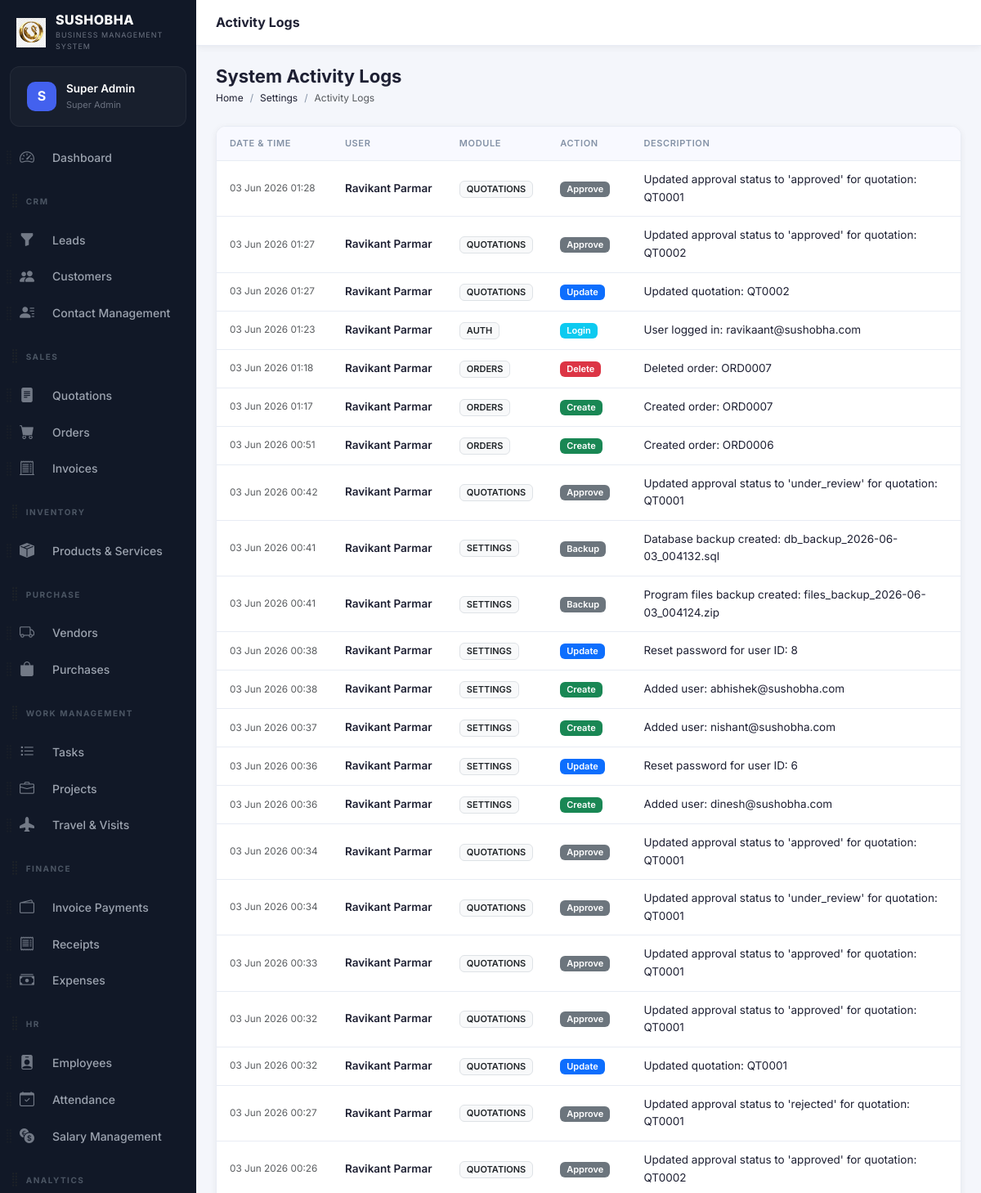
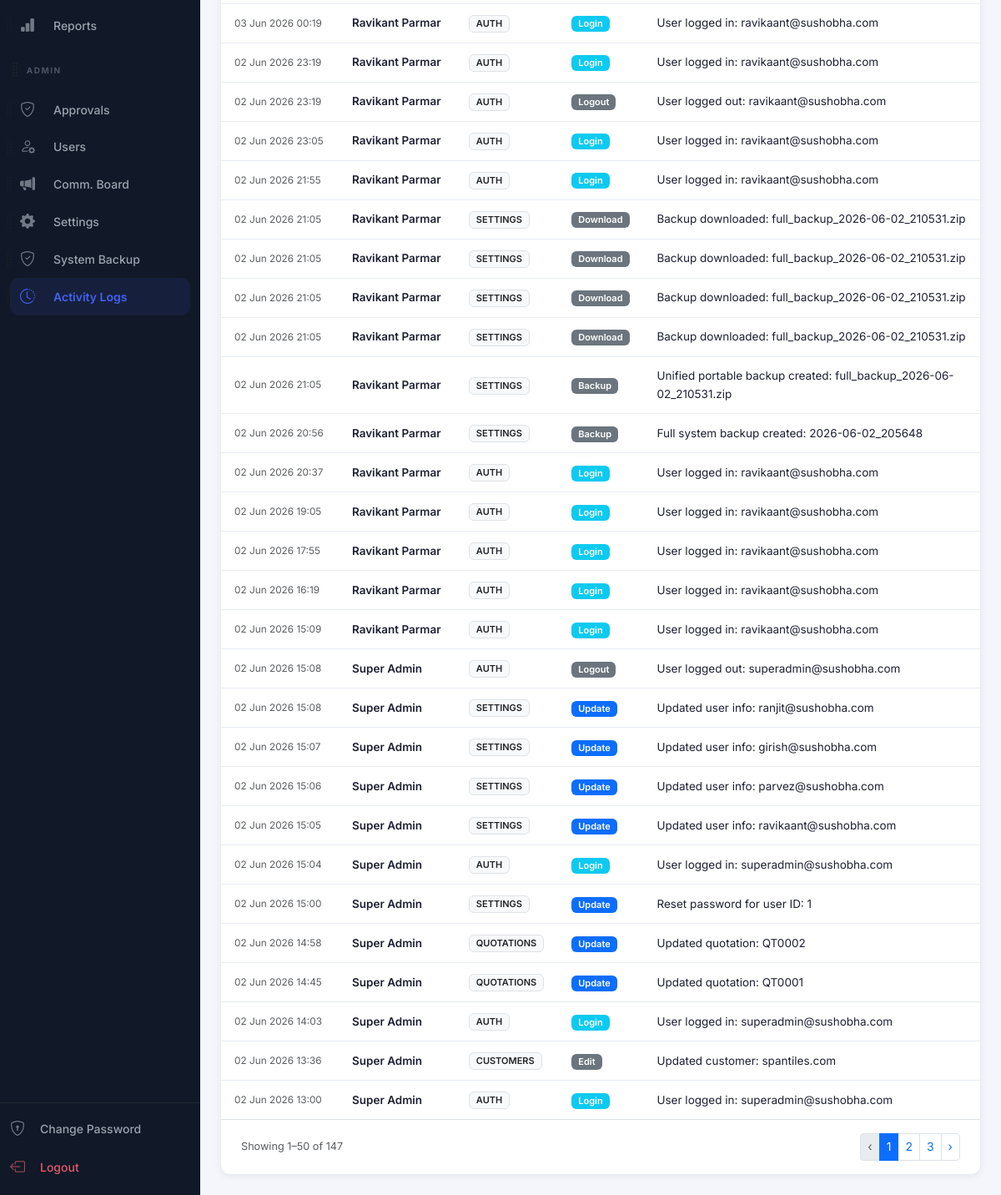
Before: /modules/settings/activity-logs.php (signed in) with the older database file (2 pictures, top to bottom).
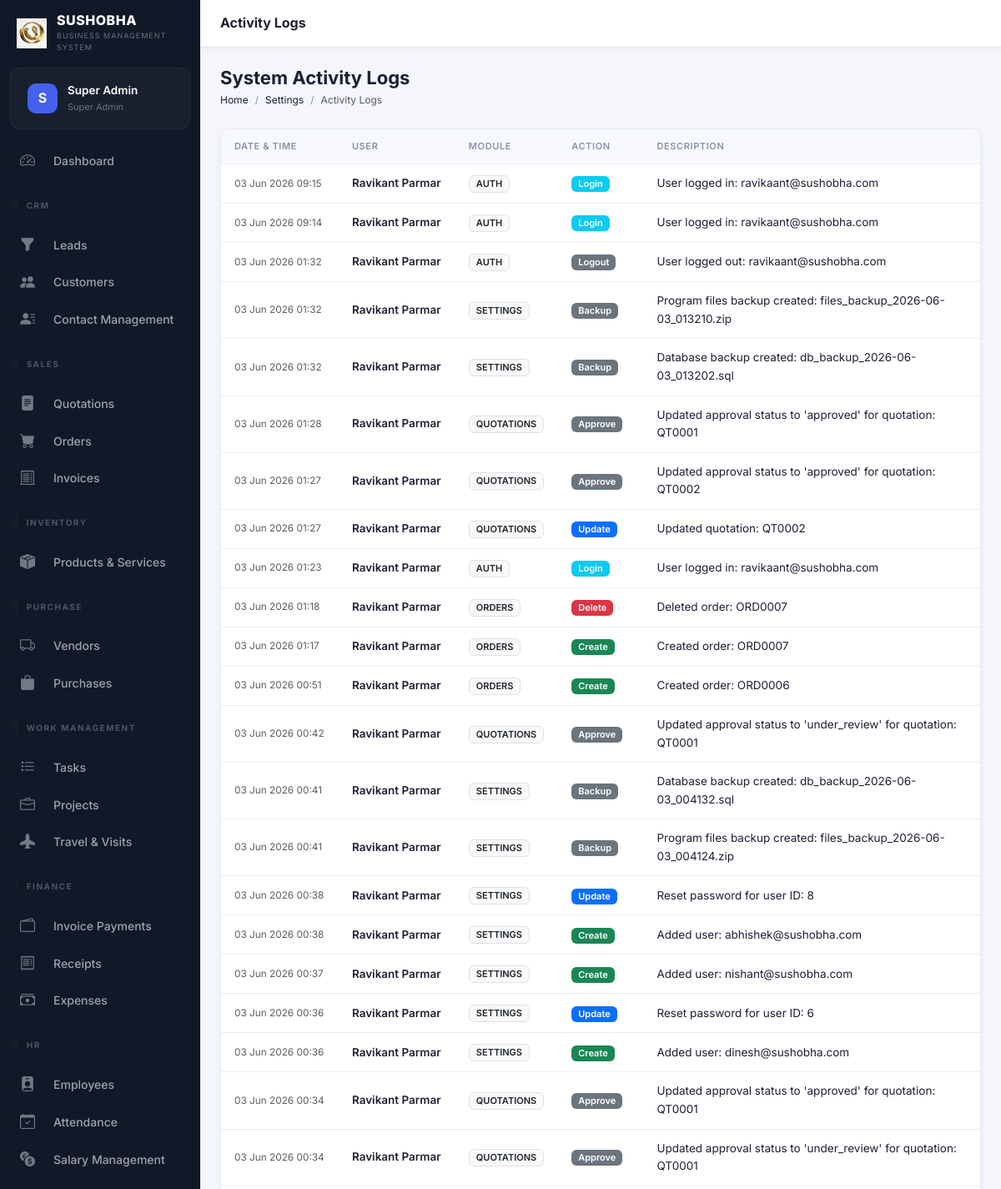
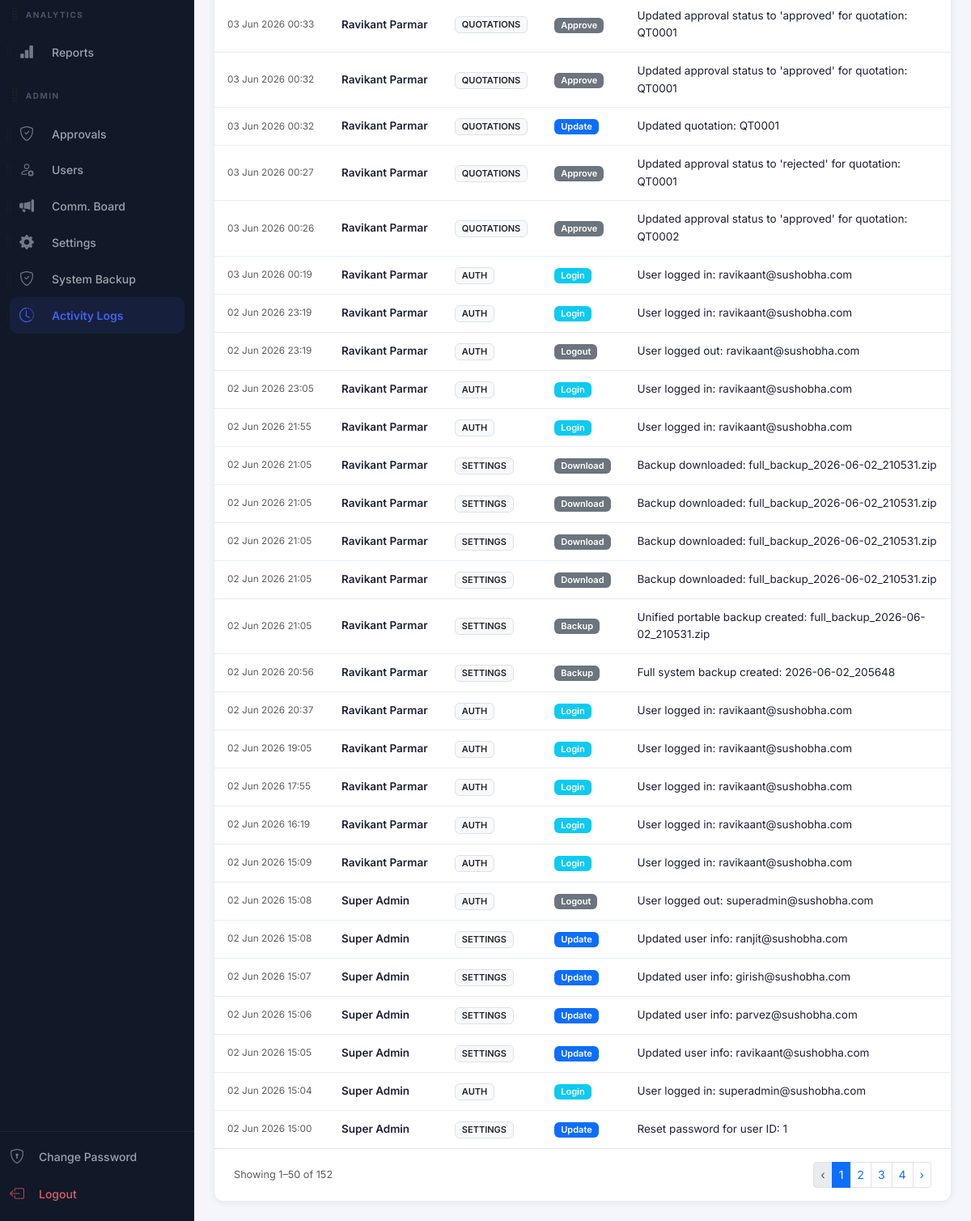
After: the same page with the newer database file (2 pictures, top to bottom).
### tables this page shows
CREATE TABLE `users` (
  `id` int(10) unsigned NOT NULL AUTO_INCREMENT,
  `role_id` int(10) unsigned NOT NULL DEFAULT 5,
  `name` varchar(100) NOT NULL,
  `email` varchar(150) NOT NULL,
  `password` varchar(255) NOT NULL,
  `phone` varchar(20) DEFAULT NULL,
  `avatar` varchar(255) DEFAULT NULL,
  `is_active` tinyint(1) NOT NULL DEFAULT 1,
  `remember_token` varchar(100) DEFAULT NULL,
  `reset_token` varchar(100) DEFAULT NULL,
  `reset_token_expires` datetime DEFAULT NULL,
  `last_login` datetime DEFAULT NULL,
  `login_attempts` int(11) DEFAULT 0,
  `locked_until` datetime DEFAULT NULL,
  `created_at` timestamp NOT NULL DEFAULT current_timestamp(),
  `updated_at` timestamp NOT NULL DEFAULT current_timestamp() ON UPDATE current_timestamp(),
  `access_rights` text DEFAULT NULL,
  PRIMARY KEY (`id`),
  UNIQUE KEY `email` (`email`),
  KEY `role_id` (`role_id`),
  CONSTRAINT `users_ibfk_1` FOREIGN KEY (`role_id`) REFERENCES `roles` (`id`)
);

CREATE TABLE `roles` (
  `id` int(10) unsigned NOT NULL AUTO_INCREMENT,
  `name` varchar(50) NOT NULL,
  `slug` varchar(50) NOT NULL,
  `permissions` longtext DEFAULT NULL CHECK (json_valid(`permissions`)),
  `created_at` timestamp NOT NULL DEFAULT current_timestamp(),
  PRIMARY KEY (`id`),
  UNIQUE KEY `name` (`name`),
  UNIQUE KEY `slug` (`slug`)
);

CREATE TABLE `activity_logs` (
  `id` int(10) unsigned NOT NULL AUTO_INCREMENT,
  `user_id` int(10) unsigned DEFAULT NULL,
  `module` varchar(50) DEFAULT NULL,
  `action` varchar(50) DEFAULT NULL,
  `description` text DEFAULT NULL,
  `record_id` int(10) unsigned DEFAULT NULL,
  `ip_address` varchar(45) DEFAULT NULL,
  `user_agent` varchar(255) DEFAULT NULL,
  `created_at` timestamp NOT NULL DEFAULT current_timestamp(),
  PRIMARY KEY (`id`),
  KEY `user_id` (`user_id`),
  KEY `idx_log_module` (`module`),
  KEY `idx_log_created` (`created_at`),
  CONSTRAINT `activity_logs_ibfk_1` FOREIGN KEY (`user_id`) REFERENCES `users` (`id`) ON DELETE SET NULL
);

### config/db.php (called while the page is built, shortened)
<?php
class Database {
    private static ?PDO $instance = null;
    public static function getInstance(): PDO {
        if (self::$instance === null) {
            $host   = 'localhost';
            $dbname = 'sushobha_crm';
            $user   = 'root';
            $pass   = '';
            $charset = 'utf8mb4';
            $dsn = "mysql:host={$host};dbname={$dbname};charset={$charset}";
            $options = [
                PDO::ATTR_ERRMODE            => PDO::ERRMODE_EXCEPTION,
                PDO::ATTR_DEFAULT_FETCH_MODE => PDO::FETCH_ASSOC,
                PDO::ATTR_EMULATE_PREPARES   => false,
            ];
            try {
                self::$instance = new PDO($dsn, $user, $pass, $options);
            } catch (PDOException $e) {
                die(json_encode(['error' => 'Database connection failed: ' . $e->getMessage()]));
            }
        }
        return self::$instance;
    }
}
function db(): PDO {
    return Database::getInstance();
}

### includes/auth.php (called while the page is built, shortened)
<?php
require_once __DIR__ . '/../config/db.php';
function isLoggedIn(): bool {
    return isset($_SESSION['user_id']) && !empty($_SESSION['user_id']);
}
function currentUser(): ?array {
    static $user = null;
    if ($user === null) {
        $stmt = db()->prepare("SELECT u.*, r.name AS role_name, r.slug AS role_slug, r.permissions FROM users u JOIN roles r ON u.role_id = r.id WHERE u.id = ?");
        $stmt->execute([$_SESSION['user_id']]);
        $user = $stmt->fetch();
    }
    return $user;
}

### modules/settings/activity-logs.php (the view, shortened to what this page needs)
<?php
require_once __DIR__ . '/../../config/db.php';
require_once __DIR__ . '/../../includes/auth.php';
require_once __DIR__ . '/../../includes/functions.php';
$page   = max(1,(int)($_GET['page'] ?? 1));
$per    = 50;
$total = db()->query("SELECT COUNT(*) FROM activity_logs")->fetchColumn();
$pag = paginate($total, $per, $page, BASE_URL.'/modules/settings/activity-logs.php?');
$stmt = db()->prepare("SELECT a.*, u.name AS user_name FROM activity_logs a LEFT JOIN users u ON a.user_id = u.id ORDER BY a.created_at DESC LIMIT $per OFFSET {$pag['offset']}");
$stmt->execute();
$logs = $stmt->fetchAll();
include __DIR__ . '/../../includes/header.php';
?>
<?php include __DIR__ . '/../../includes/sidebar.php'; ?>
<div class="main-content">
<div class="topbar">
  <div class="topbar-title">Activity Logs</div>
</div>
<div class="page-content">
<div class="page-header">
  <div class="page-header-left"><h1>System Activity Logs</h1>
    <nav aria-label="breadcrumb"><ol class="breadcrumb"><li class="breadcrumb-item"><a href="<?= BASE_URL ?>/modules/dashboard/index.php">Home</a></li><li class="breadcrumb-item"><a href="<?= BASE_URL ?>/modules/settings/index.php">Settings</a></li><li class="breadcrumb-item active">Activity Logs</li></ol></nav>
  </div>
</div>
<div class="table-wrapper">
  <div class="table-responsive">
    <table class="table crm-table align-middle mb-0">
      <thead><tr><th>Date & Time</th><th>User</th><th>Module</th><th>Action</th><th>Description</th></tr></thead>
      <tbody>
        <?php if(empty($logs)): ?>
          <tr><td colspan="5"><div class="empty-state"><p>No logs found</p></div></td></tr>
        <?php else: foreach($logs as $log): ?>
        <tr>
          <td class="text-nowrap text-muted small"><?= date('d M Y H:i', strtotime($log['created_at'])) ?></td>
          <td class="fw-semibold"><?= e($log['user_name'] ?: 'System') ?></td>
          <td><span class="badge bg-light text-dark border text-uppercase"><?= e($log['module']) ?></span></td>
          <td>
            <?php
            $actionClass = 'bg-secondary';
            if ($log['action'] === 'create') $actionClass = 'bg-success';
            if ($log['action'] === 'update') $actionClass = 'bg-primary';
            if ($log['action'] === 'delete') $actionClass = 'bg-danger';
            if ($log['action'] === 'login') $actionClass = 'bg-info';
            ?>
            <span class="badge <?= $actionClass ?>"><?= ucfirst($log['action']) ?></span>
          </td>
          <td class="text-wrap" style="max-width: 400px;"><?= e($log['description']) ?></td>
        </tr>
        <?php endforeach; endif; ?>
      </tbody>
    </table>
  </div>
  <?php if($pag['total_pages']>1): ?>
  <div class="d-flex justify-content-between align-items-center px-4 py-3 border-top">
    <small class="text-muted">Showing <?= $pag['offset']+1 ?>–<?= min($pag['offset']+$per,$total) ?> of <?= $total ?></small>
    <?= paginationHtml($pag) ?>
  </div>
  <?php endif; ?>
</div>
</div></div>
<?php include __DIR__ . '/../../includes/footer.php'; ?>

### includes/header.php (shortened to what this page needs)
<?php
$currentUser = function_exists('currentUser') ? currentUser() : null;
?>
<!DOCTYPE html>
<html lang="en">
<head>
<link href="https://cdn.jsdelivr.net/npm/bootstrap@5.3.3/dist/css/bootstrap.min.css" rel="stylesheet">
<link href="https://cdn.jsdelivr.net/npm/bootstrap-icons@1.11.3/font/bootstrap-icons.min.css" rel="stylesheet">
<link href="https://cdnjs.cloudflare.com/ajax/libs/font-awesome/6.5.0/css/all.min.css" rel="stylesheet">
<link href="<?= BASE_URL ?>/assets/css/style.css" rel="stylesheet">
</head>
<body>
<div class="app-wrapper">

### includes/sidebar.php (shortened to what this page needs)
<?php
function isActive(string $path): string {
    return strpos($_SERVER['PHP_SELF'], $path) !== false ? 'active' : '';
}
$user = currentUser();
?>
<nav class="sidebar" id="sidebar">
  <div class="sidebar-brand">
    <div class="brand-logo">
      <img src="<?= BASE_URL ?>/assets/img/logo.png" alt="Logo" style="width: 100%; height: 100%; object-fit: contain;">
    </div>
    <div class="brand-text">
      <span class="brand-name"><?= APP_NAME ?></span>
      <span class="brand-tagline"><?= APP_TAGLINE ?></span>
    </div>
  </div>
  <div class="sidebar-user">
    <div class="sidebar-user-avatar">
      <?php if (!empty($user['avatar'])): ?>
        <img src="<?= BASE_URL ?>/<?= e($user['avatar']) ?>" alt="Avatar">
      <?php else: ?>
        <span><?= strtoupper(substr($user['name'] ?? 'U', 0, 1)) ?></span>
      <?php endif; ?>
    </div>
    <div class="sidebar-user-info">
      <span class="user-name"><?= e($user['name'] ?? 'User') ?></span>
      <span class="user-role"><?= ucwords(str_replace('_', ' ', $user['role_slug'] ?? '')) ?></span>
    </div>
  </div>
  <div class="sidebar-menu" id="sortableSidebar">
    <?php
    if (isAdmin()) {
        $defaultMenu[] = ['type' => 'header', 'id' => 'h_admin', 'label' => 'Admin'];
        $defaultMenu[] = ['type' => 'link', 'id' => 'approvals', 'url' => '/modules/approvals/index.php', 'icon' => 'bi-shield-check', 'label' => 'Approvals', 'match' => '/approvals/'];
        $defaultMenu[] = ['type' => 'link', 'id' => 'users', 'url' => '/modules/settings/users.php', 'icon' => 'bi-person-gear', 'label' => 'Users', 'match' => '/settings/users'];
        $defaultMenu[] = ['type' => 'link', 'id' => 'announcements', 'url' => '/modules/settings/announcements.php', 'icon' => 'bi-megaphone-fill', 'label' => 'Comm. Board', 'match' => '/settings/announcements'];
        $defaultMenu[] = ['type' => 'link', 'id' => 'settings', 'url' => '/modules/settings/index.php', 'icon' => 'bi-gear-fill', 'label' => 'Settings', 'match' => '/settings/index'];
        $defaultMenu[] = ['type' => 'link', 'id' => 'backup', 'url' => '/modules/settings/backup.php', 'icon' => 'bi-shield-check', 'label' => 'System Backup', 'match' => '/settings/backup'];
        $defaultMenu[] = ['type' => 'link', 'id' => 'activity_logs', 'url' => '/modules/settings/activity-logs.php', 'icon' => 'bi-clock-history', 'label' => 'Activity Logs', 'match' => '/activity-logs'];
    }
    $menuDict = [];
    foreach ($defaultMenu as $item) {
        $menuDict[$item['id']] = $item;
    }
    $userId = $_SESSION['user_id'] ?? 0;
    $stmt = db()->prepare("SELECT preference_value FROM user_preferences WHERE user_id = ? AND preference_key = 'sidebar_order'");
    $stmt->execute([$userId]);
    $savedOrderJson = $stmt->fetchColumn();
    $savedOrder = $savedOrderJson ? json_decode($savedOrderJson, true) : null;
    $menu = [];
    if ($savedOrder && is_array($savedOrder)) {
        foreach ($savedOrder as $id) {
            if (isset($menuDict[$id])) {
                $menu[] = $menuDict[$id];
                unset($menuDict[$id]);
            }
        }
        foreach ($menuDict as $item) {
            $menu[] = $item;
        }
    } else {
        $menu = $defaultMenu;
    }
    foreach ($menu as $item):
    ?>
      <div class="sidebar-sortable-item" data-id="<?= e($item['id']) ?>">
        <?php if ($item['type'] === 'header'): ?>
          <div class="menu-section-title d-flex align-items-center" style="margin-top: 15px;">
            <i class="bi bi-grip-vertical text-muted drag-handle" style="font-size: 1.2rem; cursor: grab; margin-left: -15px; margin-right: 2px;" title="Drag to reorder"></i>
            <span><?= e($item['label']) ?></span>
          </div>
        <?php else: ?>
          <div class="d-flex align-items-center position-relative">
            <i class="bi bi-grip-vertical text-muted drag-handle" style="font-size: 1.2rem; cursor: grab; opacity: 0.6; position: absolute; left: -15px; z-index: 10; padding: 10px 5px;" title="Drag to reorder"></i>
            <a href="<?= BASE_URL . $item['url'] ?>" class="menu-item flex-grow-1 mb-0 <?= isActive($item['match']) ?>">
              <i class="bi <?= $item['icon'] ?>"></i><span class="ms-1"><?= e($item['label']) ?></span>
            </a>
          </div>
        <?php endif; ?>
      </div>
    <?php endforeach; ?>
  </div>
  <div class="sidebar-footer">
    <a href="<?= BASE_URL ?>/modules/auth/change-password.php" class="menu-item <?= isActive('/auth/change-password') ?>">
      <i class="bi bi-shield-lock"></i><span>Change Password</span>
    </a>
    <a href="<?= BASE_URL ?>/modules/auth/logout.php" class="menu-item menu-item-logout">
      <i class="bi bi-box-arrow-left"></i><span>Logout</span>
    </a>
  </div>
</nav>

### includes/functions.php (shortened to what this page needs)
<?php
require_once __DIR__ . '/../config/db.php';
function e(?string $str): string {
    return htmlspecialchars($str ?? '', ENT_QUOTES | ENT_HTML5, 'UTF-8');
}
function paginate(int $total, int $perPage, int $currentPage, string $url): array {
    $totalPages = max(1, (int)ceil($total / $perPage));
    $currentPage = max(1, min($currentPage, $totalPages));
    $offset = ($currentPage - 1) * $perPage;
    return ['total'=>$total,'per_page'=>$perPage,'current'=>$currentPage,'total_pages'=>$totalPages,'offset'=>$offset,'url'=>$url];
}
function paginationHtml(array $p): string {
    $html = '<nav><ul class="pagination pagination-sm mb-0">';
    $html .= '<li class="page-item' . ($p['current']<=1?' disabled':'') . '"><a class="page-link" href="' . $p['url'] . '&page=' . ($p['current']-1) . '">‹</a></li>';
    $start = max(1, $p['current']-2);
    $end   = min($p['total_pages'], $p['current']+2);
    for ($i=$start; $i<=$end; $i++) {
        $html .= '<li class="page-item' . ($i==$p['current']?' active':'') . '"><a class="page-link" href="' . $p['url'] . '&page=' . $i . '">' . $i . '</a></li>';
    }
    if ($end < $p['total_pages']) $html .= ($end<$p['total_pages']-1?'<li class="page-item disabled"><span class="page-link">…</span></li>':'') . '<li class="page-item"><a class="page-link" href="' . $p['url'] . '&page=' . $p['total_pages'] . '">' . $p['total_pages'] . '</a></li>';
    $html .= '<li class="page-item' . ($p['current']>=$p['total_pages']?' disabled':'') . '"><a class="page-link" href="' . $p['url'] . '&page=' . ($p['current']+1) . '">›</a></li>';
    $html .= '</ul></nav>';
    return $html;
}

### includes/footer.php (shortened to what this page needs)
</div>
<div aria-live="polite" aria-atomic="true" class="position-relative">
  <div class="toast-container position-fixed bottom-0 end-0 p-3" id="toastPlacement" style="z-index: 1055;">
  </div>
</div>
</body>
</html>

Changed rows visible on the page:
no longer on this page (row unchanged): activity_logs: created_at "02 Jun 2026 14:58", user.name "Super Admin", module "QUOTATIONS", action "Update", description "Updated quotation: QT0002"
no longer on this page (row unchanged): activity_logs: created_at "02 Jun 2026 14:45", user.name "Super Admin", module "QUOTATIONS", action "Update", description "Updated quotation: QT0001"
no longer on this page (row unchanged): activity_logs: created_at "02 Jun 2026 14:03", user.name "Super Admin", module "AUTH", action "Login", description "User logged in: superadmin@sushobha.com"
no longer on this page (row unchanged): activity_logs: created_at "02 Jun 2026 13:36", user.name "Super Admin", module "CUSTOMERS", action "Edit", description "Updated customer: spantiles.com"
no longer on this page (row unchanged): activity_logs: created_at "02 Jun 2026 13:00", user.name "Super Admin", module "AUTH", action "Login", description "User logged in: superadmin@sushobha.com"
added activity_logs: created_at "03 Jun 2026 09:15", user.name "Ravikant Parmar", module "AUTH", action "Login", description "User logged in: ravikaant@sushobha.com"
added activity_logs: created_at "03 Jun 2026 09:14", user.name "Ravikant Parmar", module "AUTH", action "Login", description "User logged in: ravikaant@sushobha.com"
added activity_logs: created_at "03 Jun 2026 01:32", user.name "Ravikant Parmar", module "AUTH", action "Logout", description "User logged out: ravikaant@sushobha.com"
added activity_logs: created_at "03 Jun 2026 01:32", user.name "Ravikant Parmar", module "SETTINGS", action "Backup", description "Program files backup created: files_backup_2026-06-03_013210.zip"
added activity_logs: created_at "03 Jun 2026 01:32", user.name "Ravikant Parmar", module "SETTINGS", action "Backup", description "Database backup created: db_backup_2026-06-03_013202.sql"
Other visible differences:
$total: "147" → "152"
$p['total_pages']: (not shown) → "4"
